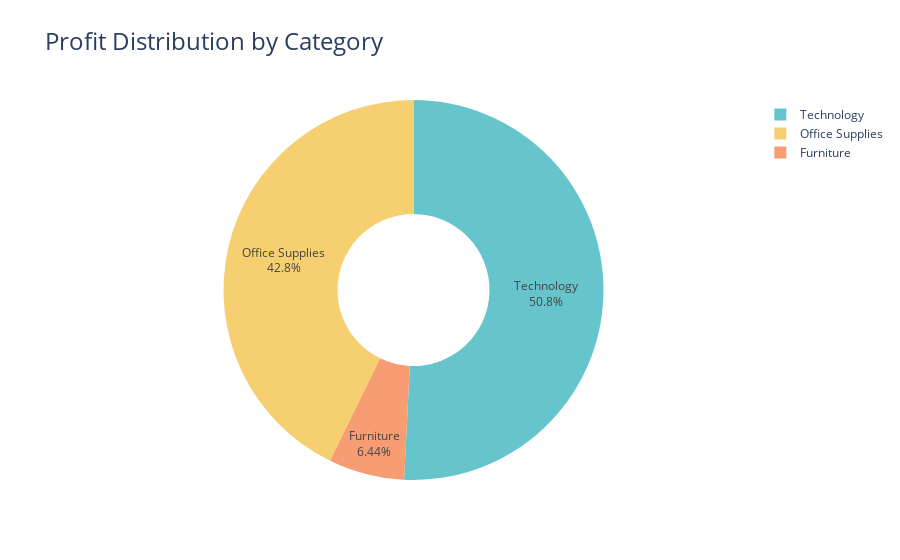

This figure's notebook cell:
### Code cell
fig = px.pie(
    profit_by_category,
    values='Profit',
    names='Category',
    title='Profit Distribution by Category',
    color_discrete_sequence=px.colors.qualitative.Pastel,
    hole=0.4  
)
fig.update_traces(textposition='inside',textinfo='percent+label')

fig.update_layout(title_font=dict(size=24))

fig.show()

### Figure 1 — Plotly figure (JSON) as saved in the notebook; plotly's stock layout.template omitted (floating-point values rounded to 4 significant figures)
{"data": [{"domain": {"x": [0, 1], "y": [0, 1]}, "hole": 0.4, "hovertemplate": "Category=%{label}<br>Profit=%{value}<extra></extra>", "labels": ["Furniture", "Office Supplies", "Technology"], "legendgroup": "", "name": "", "showlegend": true, "textinfo": "percent+label", "textposition": "inside", "type": "pie", "values": [18450.0, 122500.0, 145500.0]}], "layout": {"legend": {"tracegroupgap": 0}, "piecolorway": ["rgb(102, 197, 204)", "rgb(246, 207, 113)", "rgb(248, 156, 116)", "rgb(220, 176, 242)", "rgb(135, 197, 95)", "rgb(158, 185, 243)", "rgb(254, 136, 177)", "rgb(201, 219, 116)", "rgb(139, 224, 164)", "rgb(180, 151, 231)", "rgb(179, 179, 179)"], "title": {"font": {"size": 24}, "text": "Profit Distribution by Category"}}}
